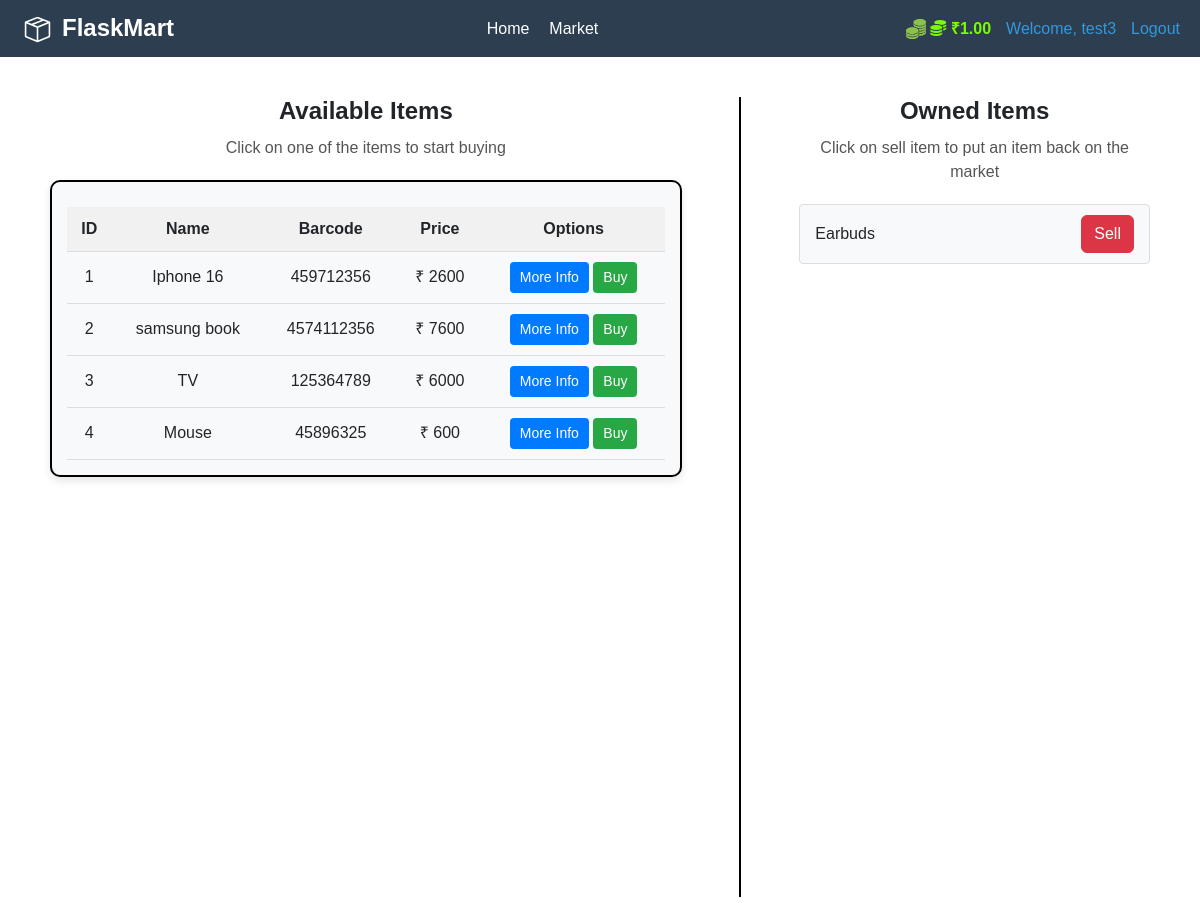
Page /market (signed in) on the committed database.
### market/models.py (models this page shows, shortened)
class User(db.Model,UserMixin):
    id = db.Column(db.Integer(),primary_key = True)
    username= db.Column(db.String(length = 12),nullable = False, unique = True)
    password_hash = db.Column(db.String(length = 60),nullable =False)
    email = db.Column(db.String(length = 50),nullable = False,unique = True)
    budget = db.Column(db.Integer, default = 1000)
    items = db.relationship('Item',backref='owned_user',lazy = True)
    @property
    def prettier_budget(self):
        return format_currency(self.budget,'INR', locale='en_IN',format=None)
    @property
    def password(self):
        return self.password

class Item(db.Model):
    id = db.Column(db.Integer(), primary_key = True)
    name = db.Column(db.String(length = 30), nullable = False)
    barcode = db.Column(db.String(length = 12), nullable = False, unique = True)
    price = db.Column(db.Integer(), nullable = False)
    description = db.Column(db.String(length = 1024), nullable = False)
    owner = db.Column(db.Integer(), db.ForeignKey('user.id'))

### market/routes.py (the view, shortened to what this page needs)
@app.route("/market", methods=['GET', 'POST'])
@login_required
def market_page():
    sell_form = SellItemForm()
    buy_form = BuyItemForm()
    items = Item.query.filter_by(owner=None).all()
    owned_items = Item.query.filter_by(owner=current_user.id).all()
    return render_template("market.html", items=items, buy_form=buy_form, owned_items=owned_items, sell_form=sell_form)

### market/models.py (called while the page is built)
@login_manager.user_loader
def load_user(user_id):
    return User.query.get(int(user_id))

### market/templates/market.html (shortened to what this page needs)
{% extends 'base.html' %}
{% block stylesheet %}
    <link rel="stylesheet" href="{{url_for('static',filename='css/market.css')}}">
{% endblock %}
{% block content %}
<div class="container market-container">
    <div class="row market-row">
        <div class="col-md-7 available-items-section">
            <h2 class="section-title">Available Items</h2>
            <p class="section-description">Click on one of the items to start buying</p>
            <div class="table-container">
                <table class="items-table">
                    <thead>
                        <tr>
                            <th>ID</th>
                            <th>Name</th>
                            <th>Barcode</th>
                            <th>Price</th>
                            <th>Options</th>
                        </tr>
                    </thead>
                    <tbody>
                        {% for item in items %}
                            <tr>
                                <td>{{ item.id }}</td>
                                <td>{{ item.name }}</td>
                                <td>{{ item.barcode }}</td>
                                <td>₹ {{ item.price }}</td>
                                <td>
                                    <button type="button" class="more-info-btn" data-toggle="modal" data-target="#Modal-MoreInfo-{{ item.id }}">More Info</button>
                                    <button type="button" class="buy-btn" data-toggle="modal" data-target="#Modal-PurchaseConfirm-{{ item.id }}">Buy</button>
                                </td>
                            </tr>
                        {% endfor %}
                    </tbody>
                </table>
            </div>
        </div>
        <div class="col-md-1 vertical-divider">
            <div class="divider-line"></div>
        </div>
        <div class="col-md-4 owned-items-section">
            <h2 class="section-title">Owned Items</h2>
            <p class="section-description">Click on sell item to put an item back on the market</p>
            <ul class="owned-items-list">
                {% for owned_item in owned_items %}
                    <li class="list-group-item owned-item">{{ owned_item.name }}
                        <button type="button" class="btn btn-danger" data-toggle="modal" data-target="#Modal-SellingConfirm-{{ owned_item.id }}"
                                style="align-items: right;">
                            Sell
                        </button>
                    </li>
                {% endfor %}
            </ul>
        </div>
    </div>
</div>
{% endblock %}

### market/templates/base.html (shortened to what this page needs)
<!DOCTYPE html>
<html lang="en">
<head>
    <link href="https://cdn.jsdelivr.net/npm/bootstrap@5.3.3/dist/css/bootstrap.min.css" rel="stylesheet">
    <link rel="stylesheet" href="{{url_for('static',filename='css/navbar.css')}}">
    {% block stylesheet %}
    {% endblock %}
</head>
<body>
    <nav class="navbar">
        <div class="navbar-container">
            <div class="logo">
                <a href="{{ url_for('home')}}"> <img src="{{url_for('static',filename='images/logo.svg')}}" height="35px" style="margin-right: 7px;">FlaskMart</a>
            </div>
            <ul class="nav-links">
                <li><a href="{{ url_for('home')}}">Home</a></li>
                <li><a href="{{ url_for('market_page')}}">Market</a></li>
            </ul>
            {% if current_user.is_authenticated %}
                <div class="auth-links">
                    <a style="color: lawngreen; font-weight: bold;">
                        <img src="{{url_for('static',filename='images/coin.svg')}}" height="20px">
                        <i class="fas fa-coins"></i>
                        {{current_user.prettier_budget }}
                    </a>
                    <a class="login">Welcome, {{ current_user.username }}</a>
                    <a href="{{ url_for('logout_page')}}" class="register">Logout</a>
                </div>
            {% else %}
                <div class="auth-links">
                    <a href="{{ url_for('login_page')}}" class="login">Login</a>
                    <a href="{{ url_for('register_page')}}" class="register">Register</a>
                </div>
            {% endif %}
        </div>
    </nav>
    {% block content %}
    {% endblock %}
</body>
</html>

### market/static/css/navbar.css (style rules this page uses)
body, html { margin: 0; padding: 0; box-sizing: border-box; font-family: Arial, sans-serif; }
.navbar { background-color: #2c3e50; color: #ffffff; display: flex; justify-content: space-between; align-items: center; padding: 10px 20px; }
.navbar-container { display: flex; width: 100%; justify-content: space-between; align-items: center; }
.logo a { color: #ffffff; text-decoration: none; font-size: 1.5rem; font-weight: bold; transition: color 0.3s ease-in-out; }
.nav-links { display: flex; list-style: none; margin: 0; padding: 0; }
.nav-links li { margin-left: 20px; }
.nav-links a { color: #ffffff; text-decoration: none; font-size: 1rem; position: relative; transition: color 0.3s ease-in-out; }
.nav-links a::after { content: ''; position: absolute; width: 0%; height: 2px; background-color: #f39c12; bottom: -3px; left: 0; transition: width 0.3s ease-in-out; }
.auth-links { display: flex; }
.auth-links a { margin-left: 15px; color: #3498db; text-decoration: none; font-size: 1rem; transition: color 0.3s ease-in-out, transform 0.3s ease-in-out; }

### market/static/css/market.css (style rules this page uses)
.market-container { padding: 20px; }
.market-row { display: flex; align-items: flex-start; margin-top: 20px; }
.vertical-divider { display: flex; justify-content: center; align-items: center; }
.vertical-divider .divider-line { width: 2px; background-color: #000; height: 100vh; }
.available-items-section { text-align: center; }
.section-title { font-weight: bold; font-size: 24px; margin-bottom: 10px; }
.section-description { font-size: 16px; color: #555; margin-bottom: 20px; }
.items-table { width: 100%; border-collapse: collapse; margin-top: 10px; }
.items-table th, .items-table td { text-align: center; padding: 10px; border-bottom: 1px solid #ddd; }
.items-table th { background-color: #f8f9fa; font-weight: bold; }
.more-info-btn, .buy-btn { padding: 5px 10px; font-size: 14px; border: none; border-radius: 4px; cursor: pointer; transition: background-color 0.3s ease; }
.more-info-btn { background-color: #007bff; color: white; }
.buy-btn { background-color: #28a745; color: white; }
.owned-items-section { text-align: center; }
.owned-items-list { list-style-type: none; padding: 0; margin-top: 20px; text-align: left; }
.owned-items-list .list-group-item { padding: 10px 15px; border: 1px solid #ddd; border-radius: 4px; margin-bottom: 5px; background-color: #f8f9fa; transition: background-color 0.3s ease; }
.owned-item { display: flex; justify-content: space-between; align-items: center; }
.table-container { border: 2px solid #000; border-radius: 10px; padding: 15px; background-color: #f8f9fa; box-shadow: 0 4px 8px rgba(0, 0, 0, 0.1); margin-top: 20px; }
.items-table { width: 100%; border-collapse: collapse; }
.items-table th { background-color: #f1f1f1; font-weight: bold; }

### rows in the picture
User: prettier_budget "₹1.00", username "test3"
Item: id "1", name "Iphone 16", barcode "459712356", price "2600"
Item: id "2", name "samsung book", barcode "4574112356", price "7600"
Item: id "3", name "TV", barcode "125364789", price "6000"
Item: id "4", name "Mouse", barcode "45896325", price "600"
Item: name "Earbuds"
